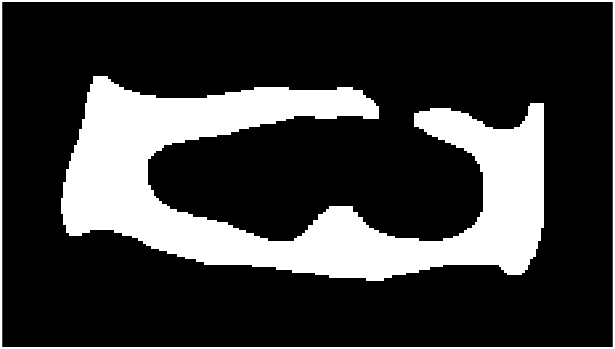
#> input picture Input data/Healthy/37331_L1-L2.png, 615 x 349 px, found by its file name; its folder holds only this picture in this run
$ python ass.py
#> lines starting #> are read from the running program, lines starting #| are printed output that depends on the picture; after the words box and inside, x2 and y2 are one past the last pixel; in counts of white or black regions, pixels touching at a corner belong together
import cv2 as cv
import numpy as np
import os
from matplotlib import pyplot as plt


#folders
filePath = 'D:/Users/Alexg/Desktop/MultanT2MRI/Healthy/'
#filePath = 'D:/Users/Alexg/Desktop/MultanT2MRI/HERNIATED/'

images = []
for filename in os.listdir(filePath):
    img = cv.imread(os.path.join(filePath,filename))
#> img is the input picture: shape (349, 615, 3); min 0, max 255, mean 58.1
    if img is not None:
        images.append(img)

for i in range(len(images)):
    im = images[i]

    """ #tried to use template but not working that well
    #template image
    template_im = cv.imread('D:/Users/Alexg/Desktop/MultanT2MRI/template.jpg')

    template_im = cv.GaussianBlur(template_im, (3, 3), 0)
    res = cv.matchTemplate(im,template_im,cv.TM_CCOEFF)
    min_val, max_val, min_loc, max_loc = cv.minMaxLoc(res)
    cv.imshow('template',template_im)

    w, h, layer = template_im.shape
    top_left = max_loc
    bottom_right = (top_left[0] + h, top_left[1] + w)

    im = im[top_left[1]:bottom_right[1], top_left[0]:bottom_right[0]]

    im = cv.cvtColor(im, cv.COLOR_BGR2GRAY)
    im = cv.medianBlur(im, 3)
    im = cv.equalizeHist(im)

    cv.imshow('after equalization' + str(i), im)

    im = cv.cvtColor(im, cv.COLOR_GRAY2BGR)
    im = cv.cvtColor(im, cv.COLOR_BGR2HSV)

    im = cv.GaussianBlur(im, (3, 3), 0)

    #for the lower back
    lowVal = 11.5/100*255       #45
    highVal = 29.5/100*255      #65
    lowRange = np.array([[0,0,lowVal]]) #10 -20, max 100
    highRange = np.array([[0,0,highVal]]) #but since opencv use 0-255, need normalize

    roi = cv.inRange(im, lowRange, highRange)
    ret, roi = cv.threshold(roi,127,255,cv.THRESH_BINARY)

    maskTest = np.zeros(roi.shape,np.uint8)
    maskSmall = np.zeros(roi.shape,np.uint8)
    maskMed = np.zeros(roi.shape,np.uint8)
    maskBig = np.zeros(roi.shape,np.uint8)

    contours, hier = cv.findContours(roi,cv.RETR_LIST,cv.CHAIN_APPROX_SIMPLE)
    for cnt in contours:
        #if 10<cv.contourArea(cnt)<300:
        if 5<cv.contourArea(cnt)<300:
            cv.drawContours(roi,[cnt],0,255,cv.FILLED)
            cv.drawContours(maskTest,[cnt],0,255,-1)

    #get small elements
    contours, hier = cv.findContours(roi,cv.RETR_LIST,cv.CHAIN_APPROX_SIMPLE)
    for cnt in contours:
        if 15<cv.contourArea(cnt)<30:
            cv.drawContours(roi,[cnt],0,255,cv.FILLED)
            cv.drawContours(maskSmall,[cnt],0,255,-1)

    #get med elements
    contours, hier = cv.findContours(roi,cv.RETR_LIST,cv.CHAIN_APPROX_SIMPLE)
    for cnt in contours:
        if 25<cv.contourArea(cnt)<55:
            cv.drawContours(roi,[cnt],0,255,cv.FILLED)
            cv.drawContours(maskMed,[cnt],0,255,-1)

    #get bigger elements #perfected for healthy first pic
    contours, hier = cv.findContours(roi,cv.RETR_LIST,cv.CHAIN_APPROX_SIMPLE)
    for cnt in contours:
        if 70<cv.contourArea(cnt)<80:
            cv.drawContours(roi,[cnt],0,255,cv.FILLED)
            cv.drawContours(maskBig,[cnt],0,255,-1)

    finalMask = cv.bitwise_or(maskSmall,maskMed)
    finalMask = cv.bitwise_or(finalMask,maskBig)

    im1 = cv.Canny(finalMask, 40, 50)
    #cv.imshow('Canny' + str(i), im1)
    cv.imshow('Test' + str(i), roi)
    cv.imshow('mask test' + str(i), maskTest)
    # [4 lines of commented-out code are left out]
    cv.waitKey(0) """


    count = 1
    rows = 5
    column = 1

    print(i)

    im = im[40:200,60:140]

    #using range after CLAHE
    im = cv.cvtColor(im, cv.COLOR_BGR2GRAY)

    clahe = cv.createCLAHE(clipLimit=2.0, tileGridSize=(4,4))
    cl1 = clahe.apply(im)

    lookUpTable = np.empty((1,256), np.uint8)
    for x in range(256):
        lookUpTable[0,x] = np.clip(pow(x / 255.0, 0.8) * 255.0, 0, 255)
    res = cv.LUT(cl1, lookUpTable)

    temp = cv.cvtColor(res, cv.COLOR_GRAY2BGR)
    temp = cv.cvtColor(temp, cv.COLOR_BGR2HSV)

    h,s,v = cv.split(temp)

    blur = cv.GaussianBlur(v,(5,5),0)
    th = cv.adaptiveThreshold(blur,255,cv.ADAPTIVE_THRESH_GAUSSIAN_C,cv.THRESH_BINARY, 3, 0)

    contours, hierarchy = cv.findContours(th, cv.RETR_EXTERNAL, cv.CHAIN_APPROX_NONE)
    drawing = np.zeros((th.shape[0], th.shape[1]), dtype=np.uint8)
    for x in range(len(contours)):
        cv.drawContours(drawing, contours, x, (255, 255, 255), cv.FILLED, cv.LINE_8, hierarchy, 0)

    invert = cv.bitwise_not(drawing)

    row_count = 0

    # [9 lines of commented-out code are left out]


    count += 1

    cv.namedWindow('Selection of ROI', cv.WINDOW_KEEPRATIO)
#> (the run stopped early here; a loop or call above may not have finished)

$ run again, on Input data/Healthy/37331_L5-S1.png
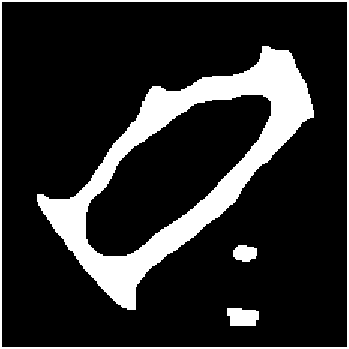
#> input picture Input data/Healthy/37331_L5-S1.png, 349 x 349 px, found by its file name
#> img is the input picture: shape (349, 349, 3); 16.9% white; 4 white regions, box (x1, y1, x2, y2) and area: (37, 46, 314, 310) 16960, (0, 0, 349, 349) 2776, (227, 308, 259, 326) 491, (233, 245, 257, 262) 320

$ run again, on Input data/Healthy/37490_L1-L2.png
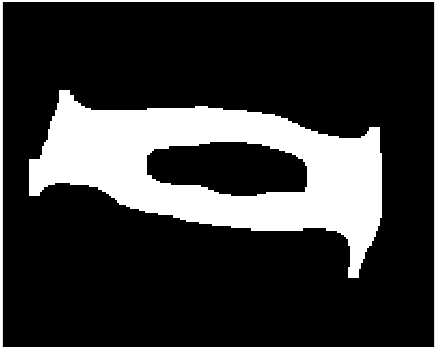
#> input picture Input data/Healthy/37490_L1-L2.png, 437 x 349 px, found by its file name
#> img is the input picture: shape (349, 437, 3); min 0, max 255, mean 54.3

$ run again, on Input data/Healthy/37490_L2-L3.png
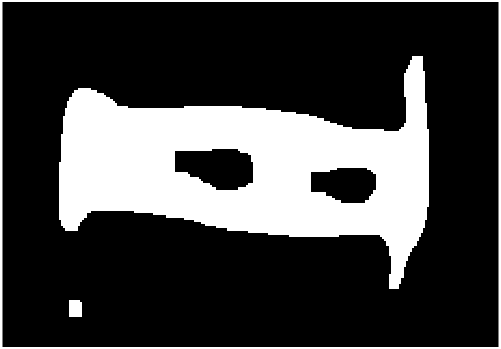
#> input picture Input data/Healthy/37490_L2-L3.png, 501 x 349 px, found by its file name
#> img is the input picture: shape (349, 501, 3); min 0, max 255, mean 64.9

$ run again, on Input data/Healthy/37331_L2-L3.png
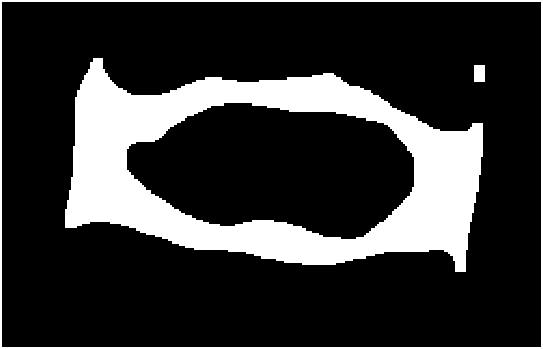
#> input picture Input data/Healthy/37331_L2-L3.png, 543 x 349 px, found by its file name
#> img is the input picture: shape (349, 543, 3); 20.7% white; 3 white regions, box (x1, y1, x2, y2) and area: (65, 58, 483, 272) 35491, (0, 0, 543, 349) 3552, (474, 65, 485, 82) 187
